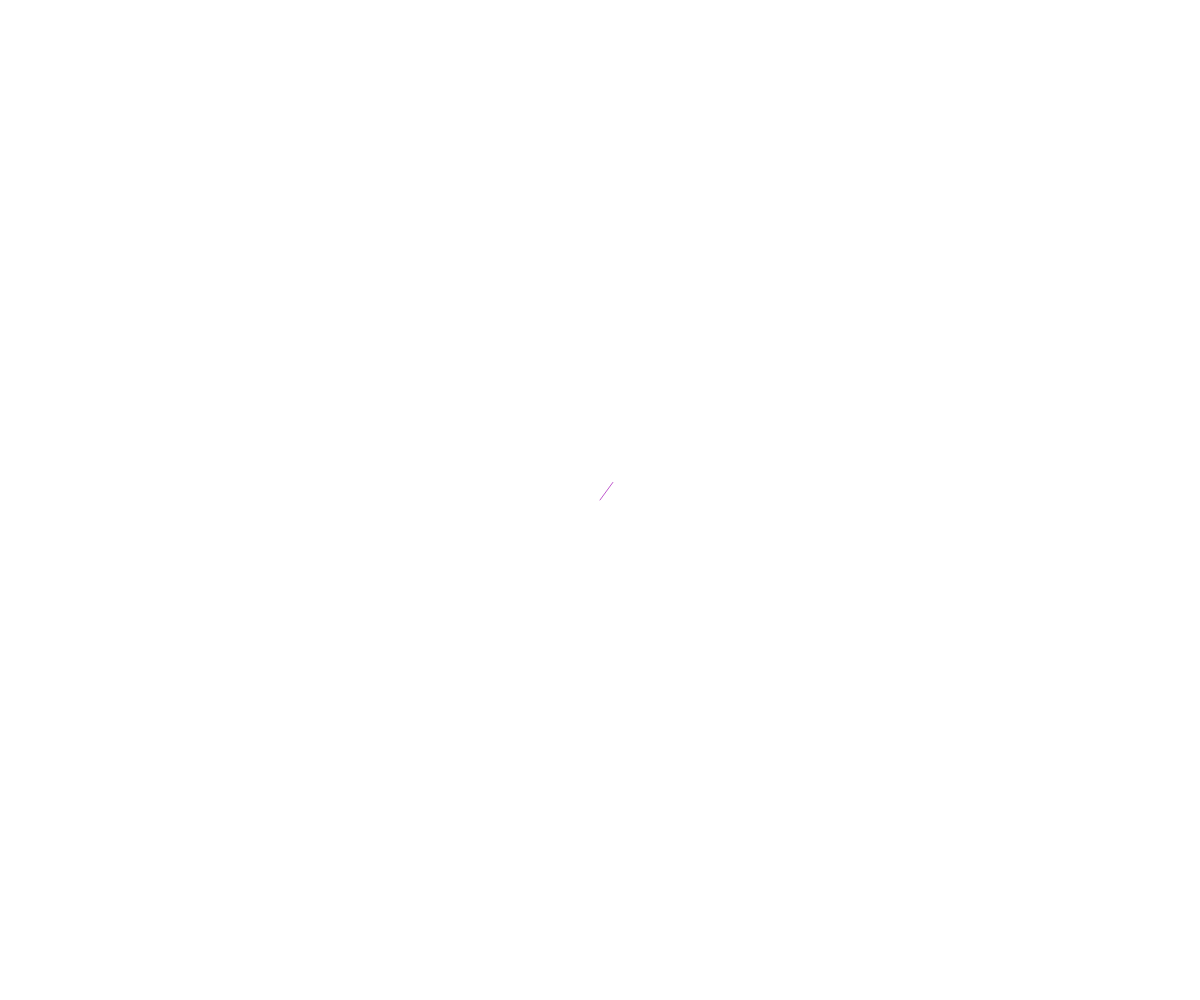
Frame 1 (no input)
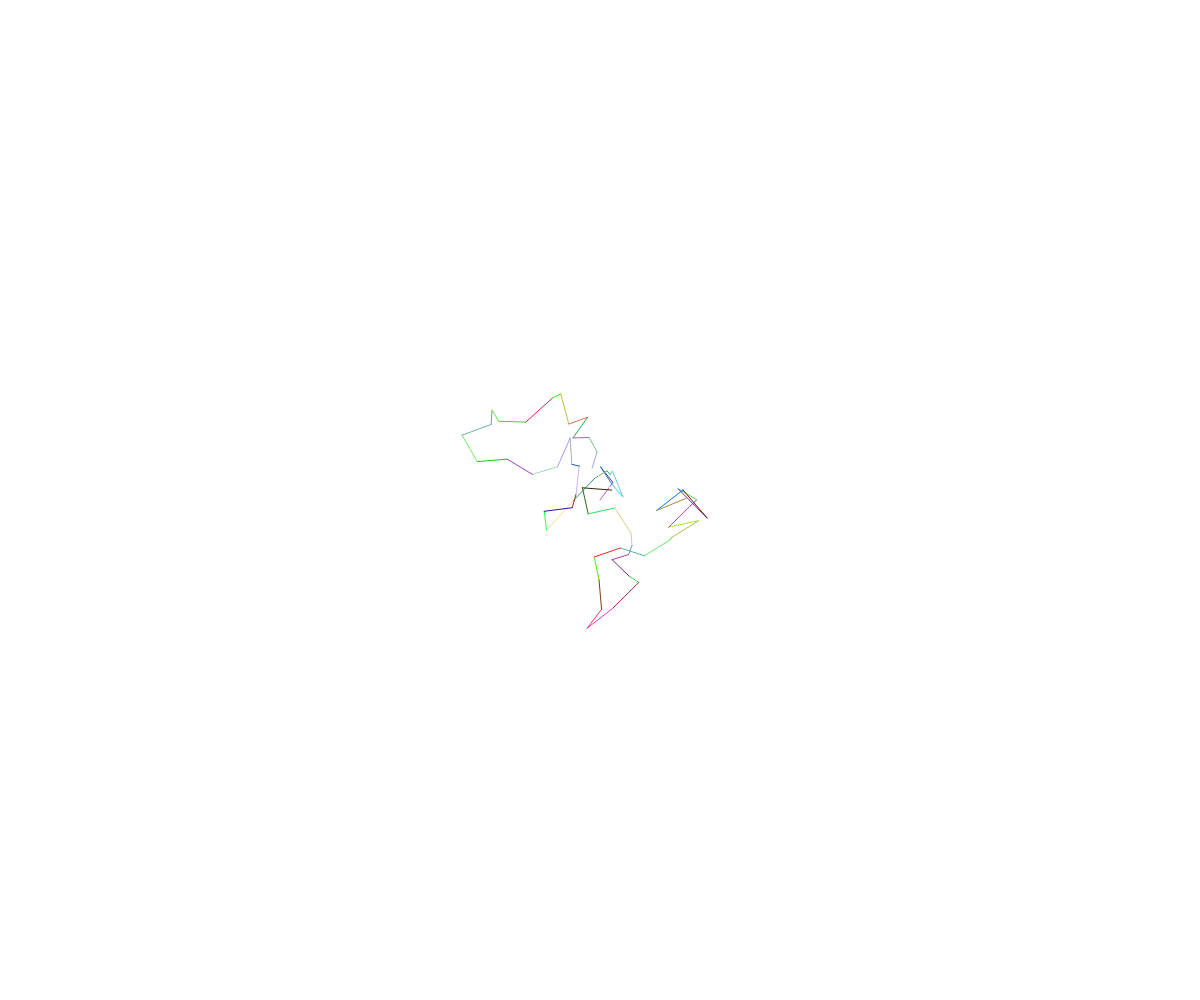
Frame 60 (no input)
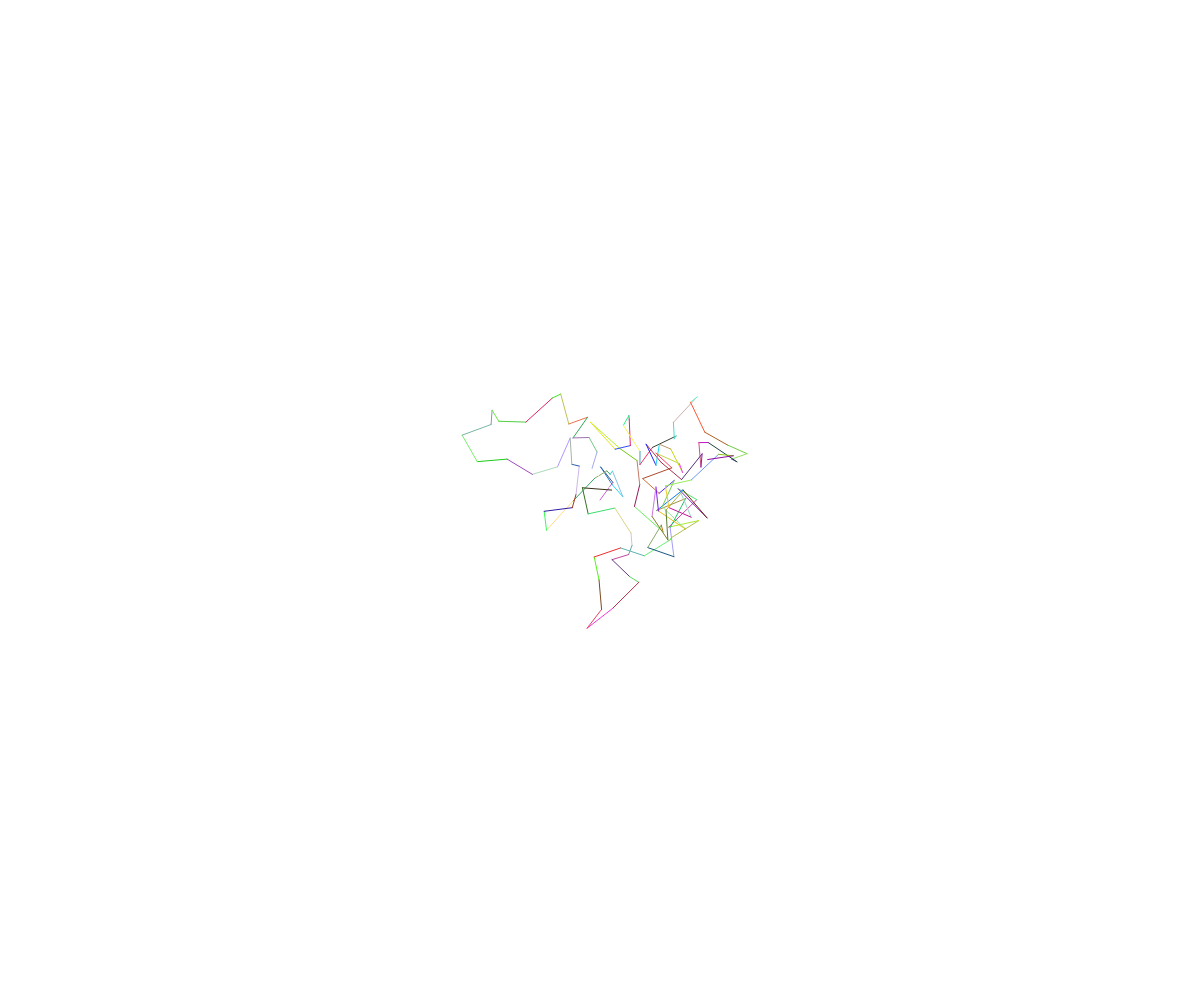
Frame 120 (the mouse pressed at the canvas centre since frame 60)

The p5.js sketch that drew these frames (run headless with seeded random() and noise() and a simulated clock; from frame 60 on, the mouse is pressed at the canvas centre):

// p5.js sketch
// ── sketch.js

var x, y, t, v, factorCrescimento, xAnterior, yAnterior;
function setup() 
{
  createCanvas (windowWidth, windowHeight);
  x = width/2;
  y = height/2;
  xAnterior = x;
  yAnterior = y;

  v = 30;
  t = v;
  factorCrescimento = 2;
 
}


function draw() 
{
  if (frameCount%50 === 0) background (255,10);
  x += random(-v, v);
  y += random(-v, v);

  if (x<=0) x +=t;
  if (x>=width) x-=t;
  if (y<=0) y+=t;
  if (y>=height) y-=t;

  if (t>30 ||t<0) factorCrescimento*=-1;
 

  t +=factorCrescimento;
 
  noFill();
  stroke (random(255), random(255), random(255));
  line(xAnterior, yAnterior, x, y);

  xAnterior = x;
  yAnterior = y;
}


function windowResized() 
{
  resizeCanvas (windowWidth, windowHeight);
}
